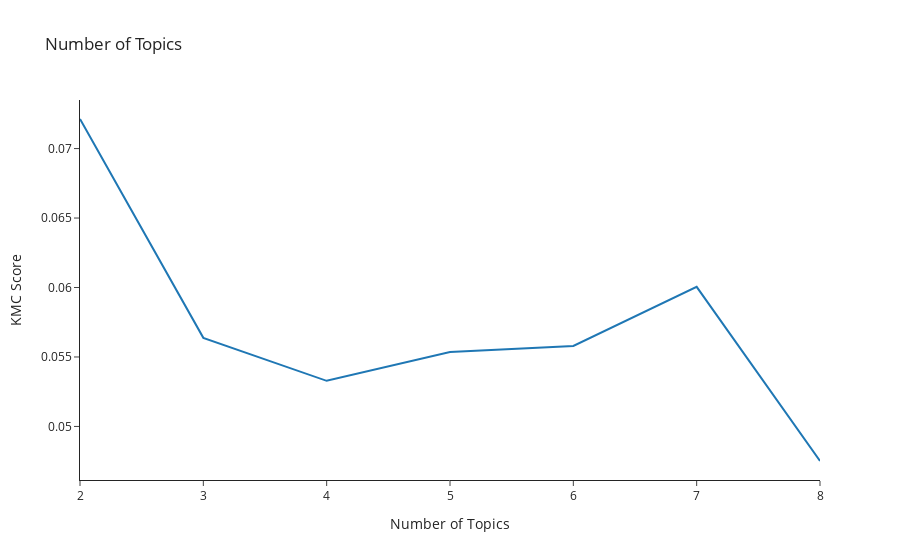

The cell this chart's notebook holds for it:
### Code cell
fig = px.line(df, x="Number of Topics", y="KMC Score", title='Number of Topics',
              template='simple_white')
fig.show()

### Figure 1 — Plotly figure (JSON) as saved in the notebook; plotly's stock layout.template omitted (floating-point values rounded to 4 significant figures)
{"data": [{"hovertemplate": "Number of Topics=%{x}<br>KMC Score=%{y}<extra></extra>", "legendgroup": "", "line": {"color": "#1F77B4", "dash": "solid"}, "marker": {"symbol": "circle"}, "mode": "lines", "name": "", "orientation": "v", "showlegend": false, "type": "scatter", "x": [2, 3, 4, 5, 6, 7, 8], "xaxis": "x", "y": [0.07213, 0.05638, 0.05328, 0.05535, 0.05579, 0.06005, 0.04751], "yaxis": "y"}], "layout": {"legend": {"tracegroupgap": 0}, "title": {"text": "Number of Topics"}, "xaxis": {"anchor": "y", "domain": [0, 1], "title": {"text": "Number of Topics"}}, "yaxis": {"anchor": "x", "domain": [0, 1], "title": {"text": "KMC Score"}}}}
